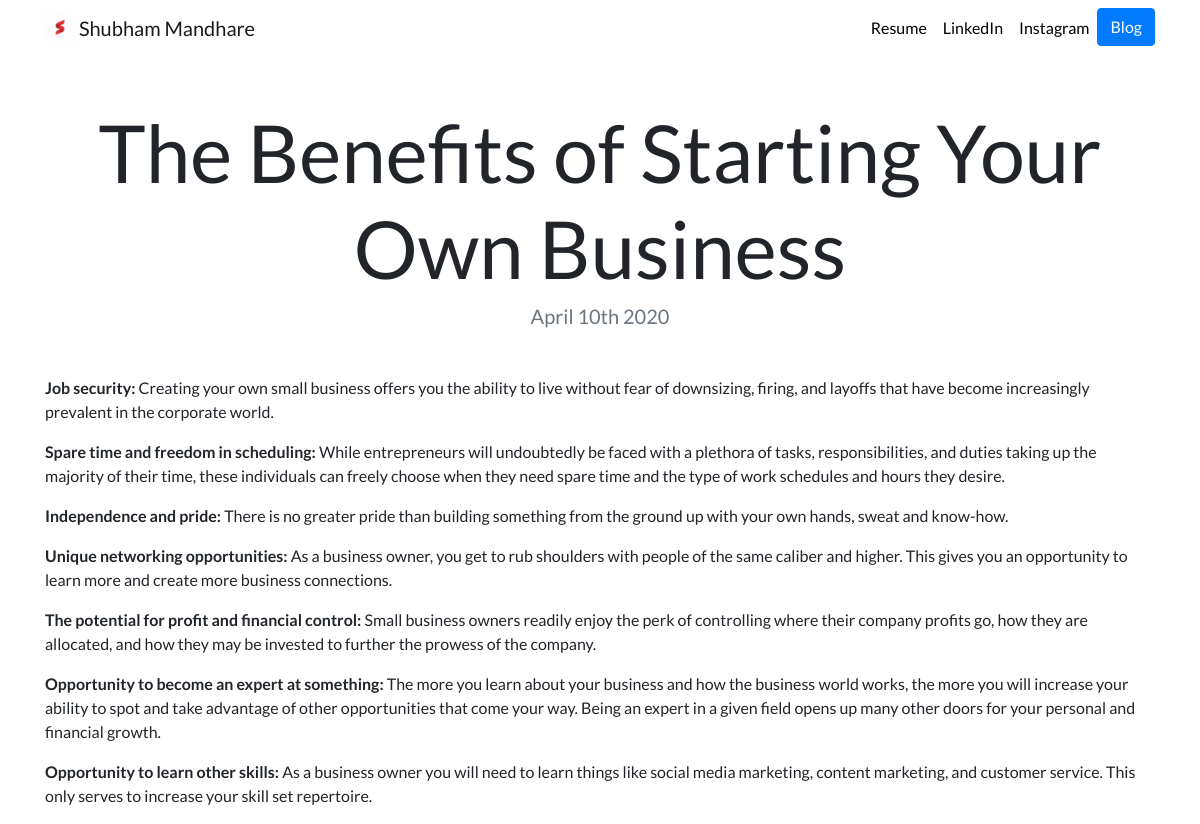
The app's page /blog/4/ with its own data.
### blog/models.py (models this page shows, shortened)
class Blog(models.Model):
    title = models.CharField(max_length=200)
    description = models.TextField()
    date = models.DateField()

### blog/views.py (the view)
# urls.py: path('<int:blog_id>/',views.detail, name='detail'),
def detail(request, blog_id):
    blog = get_object_or_404(Blog, pk=blog_id)
    return render(request,'blog/detail.html',{'blog':blog})

### blog/templates/blog/detail.html
{% extends "portfolio/base.html" %}
{% load static %}
{% block content %}
<h1 class="text-center mt-5" id="blogdetailtitle">{{ blog.title }}</h1>
<h5 class="text-center text-muted mb-5">{{ blog.date|date:'F jS Y' }}</h5>
{{ blog.description|safe }}
{% endblock %}

### portfolio/static/portfolio/custom.css (style rules this page uses)
body { font-family: 'Lato', sans-serif; }
@media (min-width: 992px) { #blogdetailtitle { font-size: 5rem; } }

### records on screen
Blog: title "The Benefits of Starting Your Own Business", date "April 10th 2020", description "Job security: Creating your own small business offers you the ability to live without fear of downsizing, firing, and layoffs that have become increasingly prevalent in the corporate world. Spare time and freedom in scheduling: While entrepreneurs will undoubtedly be faced with a plethora of tasks, responsibilities, and duties taking up the majority of their time, these individuals can freely choose when they need spare time and the type of work schedules and hours they desire. Independence and pride: There is no greater pride than building something from the ground up with your own hands, sweat and know-how. Unique networking opportunities: As a business owner, you get to rub shoulders…"
